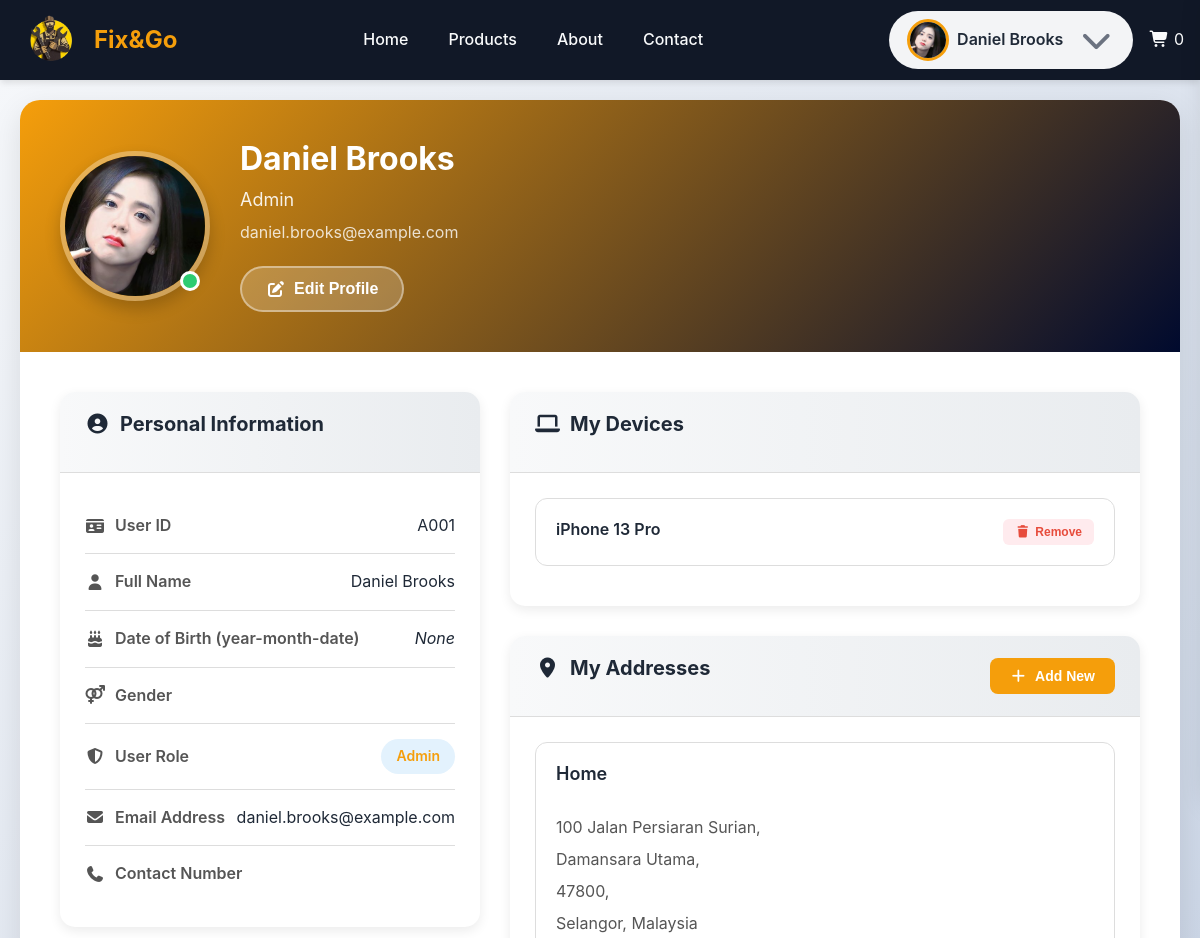
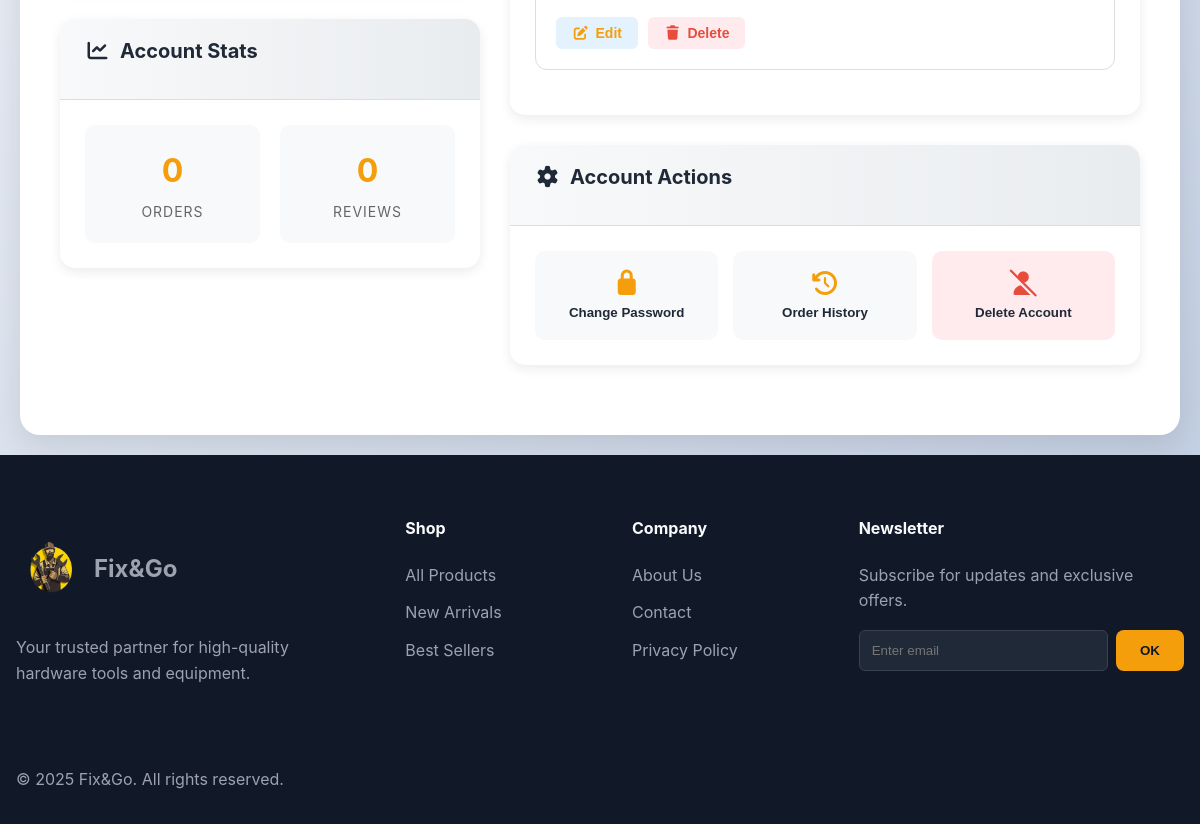
The page /pages/member/profile.php (signed in) on the database its author committed (2 pictures, top to bottom).
### tables this page shows
CREATE TABLE `userprofile` (
  `user_id` varchar(12) NOT NULL,
  `dob` date DEFAULT NULL,
  `contact_num` varchar(20) DEFAULT NULL,
  `gender` enum('Male','Female') DEFAULT NULL
);

CREATE TABLE `userdevices` (
  `mac_address` varchar(17) NOT NULL,
  `device_name` varchar(100) DEFAULT NULL,
  `user_id` varchar(12) NOT NULL
);

CREATE TABLE `address` (
  `address_id` int(11) NOT NULL,
  `address_name` varchar(20) NOT NULL DEFAULT 'Home',
  `user_id` varchar(12) NOT NULL,
  `address_one` varchar(255) NOT NULL,
  `address_two` varchar(255) DEFAULT NULL,
  `address_three` varchar(255) DEFAULT NULL,
  `state` varchar(50) NOT NULL,
  `post_code` varchar(5) NOT NULL,
  `country` varchar(40) NOT NULL DEFAULT 'Malaysia'
);

### _base.php (called while the page is built, shortened)
<?php
$rootDir = 'http://' . $_SERVER['HTTP_HOST'];
$pathPrefix = (strpos($_SERVER['SCRIPT_NAME'], '/FixAndGo_Web') === 0) ? '/FixAndGo_Web' : '';
function temp($key, $value = null)
{
    if ($value !== null) {
        $_SESSION["temp_$key"] = $value;
    } else {
        $value = $_SESSION["temp_$key"] ?? null;
        return $value;
    }
}
$host = 'localhost';
$username = 'root';
$password = '';
$dbname = 'fixandgo_db';
try {
    $_db = new PDO("mysql:host=$host;dbname=$dbname", $username, $password, [
        PDO::ATTR_DEFAULT_FETCH_MODE => PDO::FETCH_OBJ,
        PDO::ATTR_EMULATE_PREPARES   => false,
    ]);
} catch (PDOException $err) {
    die("Connection failed: " . $err->getMessage());
}
function getUserProfilePicture($userId)
{
    global $_db;
    global $pathPrefix;
    $defaultPath = $pathPrefix . "/images/profile/default_profile_picture.webp";
    try {
        $stmt = $_db->prepare("SELECT file_path FROM profilepicture WHERE user_id = ?");
        $stmt->execute([$userId]);
        $result = $stmt->fetch();
        if ($result && isset($result->file_path) && !empty($result->file_path)) {
            $filePath = $result->file_path;
            if (substr($filePath, 0, 1) !== '/') {
                $filePath = '/' . $filePath;
            }
            return $filePath;
        }
    } catch (Exception $e) {
        error_log("Profile picture error for user $userId: " . $e->getMessage());
    }
    return $defaultPath;
}

### DAO/profile_dao.php (called while the page is built, shortened)
<?php
function getAddressesByUserId($user_id)
{
    global $_db;
    $stmt = $_db->prepare("SELECT * FROM address WHERE user_id = ? ORDER BY address_id DESC");
    $stmt->execute([$user_id]);
    return $stmt->fetchAll();
}
function getUserProfileDetails($user_id)
{
    global $_db;
    $stmt = $_db->prepare("SELECT * FROM UserProfile WHERE user_id = ?");
    $stmt->execute([$user_id]);
    return $stmt->fetch();
}
function getUserDevices($id)
{
    global $_db;
    $stmt = $_db->prepare("SELECT * FROM UserDevices WHERE user_id = ?");
    $stmt->execute([$id]);
    return $stmt->fetchAll();
}
function countOrdersById($id)
{
    global $_db;
    $stmt = $_db->prepare("SELECT COUNT(order_id) AS num FROM ORDERS
                           WHERE user_id = ?");
    $stmt->execute([$id]);
    return $stmt->fetch()->num;
}
function countReviewById($id)
{
    global $_db;
    $stmt = $_db->prepare("SELECT COUNT(review_id) AS num FROM REVIEW WHERE user_id = ?");
    $stmt->execute([$id]);
    return $stmt->fetch()->num;
}

### pages/member/profile.php (the view, shortened to what this page needs)
<?php
require "../../_base.php";
include "../../_head.php";
require "../../dao/profile_dao.php";
$user_id = temp('USER_ID');
$user_name = temp('USER_NAME');
$user_role = temp('USER_ROLE');
$user_email = temp('EMAIL');
$user_profile = getUserProfileDetails($user_id);
$user_devices = getUserDevices($user_id);
$addresses = getAddressesByUserId($user_id);
?>
<link rel="stylesheet" href="<?= $rootDir ?>/css/profile.css">
<main>
    <div class="profile-container">
        <div class="profile-header">
            <div class="profile-picture-section">
                <div class="profile-picture-container">
                    <img src="<?= getUserProfilePicture($user_id) ?>"
                        alt="Profile Picture" class="profile-picture1">
                    <div class="profile-status online"></div>
                </div>
                <div class="profile-info">
                    <h1 class="profile-name"><?= htmlspecialchars($user_name) ?></h1>
                    <p class="profile-role"><?= htmlspecialchars($user_role) ?></p>
                    <p class="profile-email"><?= htmlspecialchars($user_email) ?></p>
                    <button class="edit-profile-btn">
                        <i class="fas fa-edit"></i> Edit Profile
                    </button>
                </div>
            </div>
        </div>
        <div class="profile-content">
            <div class="left-column">
                <div class="info-card">
                    <div class="card-header">
                        <h2><i class="fas fa-user-circle"></i> Personal Information</h2>
                    </div>
                    <div class="card-body">
                        <div class="info-row">
                            <div class="info-label">
                                <i class="fas fa-id-card"></i>
                                User ID
                            </div>
                            <div class="info-value"><?= htmlspecialchars($user_id) ?></div>
                        </div>
                        <div class="info-row">
                            <div class="info-label">
                                <i class="fas fa-user"></i>
                                Full Name
                            </div>
                            <div class="info-value"><?= htmlspecialchars($user_name) ?></div>
                        </div>
                        <div class="info-row">
                            <div class="info-label">
                                <i class="fas fa-birthday-cake"></i>
                                Date of Birth (year-month-date)
                            </div>
                            <div class="info-value"><?= $user_profile->dob ?? '<i>None</i>' ?>
                            </div>
                        </div>
                        <div class="info-row">
                            <div class="info-label">
                                <i class="fas fa-venus-mars"></i>
                                Gender
                            </div>
                        </div>
                        <div class="info-row">
                            <div class="info-label">
                                <i class="fas fa-shield-alt"></i>
                                User Role
                            </div>
                            <div class="info-value">
                                <span class="role-badge customer"><?= htmlspecialchars($user_role) ?></span>
                            </div>
                        </div>
                        <div class="info-row">
                            <div class="info-label">
                                <i class="fas fa-envelope"></i>
                                Email Address
                            </div>
                            <div class="info-value"><?= htmlspecialchars($user_email) ?></div>
                        </div>
                        <div class="info-row">
                            <div class="info-label">
                                <i class="fas fa-phone"></i>
                                Contact Number
                            </div>
                        </div>
                    </div>
                </div>
                <div class="info-card">
                    <div class="card-header">
                        <h2><i class="fas fa-chart-line"></i> Account Stats</h2>
                    </div>
                    <div class="card-body">
                        <div class="stats-grid">
                            <div class="stat-item">
                                <div class="stat-number"><?= countOrdersById($user_id) ?></div>
                                <div class="stat-label">Orders</div>
                            </div>
                            <div class="stat-item">
                                <div class="stat-number"><?= countReviewById($user_id) ?></div>
                                <div class="stat-label">Reviews</div>
                            </div>
                        </div>
                    </div>
                </div>
            </div>
            <div class="right-column">
                <div class="info-card">
                    <div class="card-header">
                        <h2><i class="fas fa-laptop"></i> My Devices</h2>
                    </div>
                    <div class="card-body">
                        <?php foreach ($user_devices as $key => $value): ?>
                            <div class="device-card">
                                <div class="device-info">
                                    <div class="device-details">
                                        <h3><?= $value->device_name ?></h3>
                                    </div>
                                </div>
                                <div class="device-meta">
                                    <button class="device-action remove">
                                        <i class="fas fa-trash"></i> Remove
                                    </button>
                                </div>
                            </div>
                        <?php endforeach ?>
                    </div>
                </div>
                <div class="info-card">
                    <div class="card-header">
                        <h2><i class="fas fa-map-marker-alt"></i> My Addresses</h2>
                        <button class="add-address-btn">
                            <i class="fas fa-plus"></i> Add New
                        </button>
                    </div>
                    <div class="card-body">
                        <?php foreach ($addresses as $key => $value) : ?>
                            <div class="address-card">
                                <div class="address-header">
                                    <h3><?= $value->address_name ?></h3>
                                </div>
                                <div class="address-content">
                                    <p><?= $value->address_one ? $value->address_one . ',' : '<i>None</i>' ?></p>
                                    <p><?= $value->address_two ? $value->address_two . ',' : '' ?></p>
                                    <p><?= $value->address_three ? $value->address_three . ', ' : '' ?><?= $value->post_code . ',' ?></p>
                                    <p><?= $value->state ?>, <?= $value->country ?></p>
                                </div>
                                <div class="address-actions">
                                    <button class="action-btn edit">
                                        <i class="fas fa-edit"></i> Edit
                                    </button>
                                    <button class="action-btn delete">
                                        <i class="fas fa-trash"></i> Delete
                                    </button>
                                </div>
                            </div>
                        <?php endforeach ?>
                    </div>
                </div>
                <div class="info-card">
                    <div class="card-header">
                        <h2><i class="fas fa-cog"></i> Account Actions</h2>
                    </div>
                    <div class="card-body">
                        <div class="action-grid">
                            <button class="action-card">
                                <i class="fas fa-lock"></i>
                                <span>Change Password</span>
                            </button>
                            <button class="action-card">
                                <i class="fas fa-history"></i>
                                <span>Order History</span>
                            </button>
                            <button class="action-card danger">
                                <i class="fas fa-user-slash"></i>
                                <span>Delete Account</span>
                            </button>
                        </div>
                    </div>
                </div>
            </div>
        </div>
    </div>
</main>
<?php
include "../../_foot.php";

### rows shown on the page
userprofile: dob "None"
userdevices: device_name "iPhone 13 Pro"
address: address_name "Home", address_one "100 Jalan Persiaran Surian", address_two "Damansara Utama", post_code "47800", state "Selangor", country "Malaysia"

### other values the page prints
temp('USER_NAME') "Daniel Brooks"
$user_name "Daniel Brooks"
$user_role "Admin"
$user_email "daniel.brooks@example.com"
$user_id "A001"
countOrdersById($user_id) "0"
countReviewById($user_id) "0"
